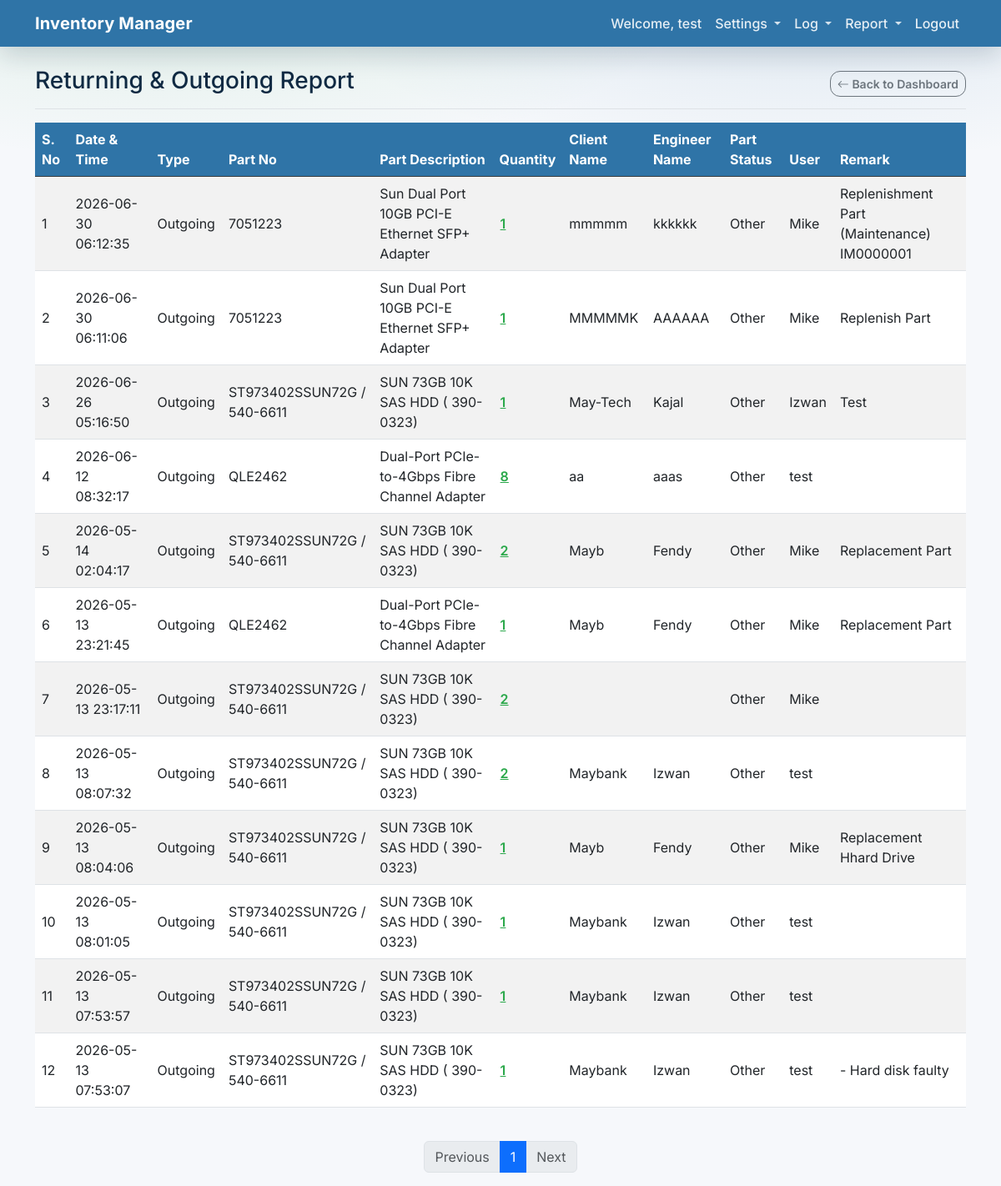
Screenshot of /movements (signed in) with the database file from the repository.
### app/models.py (models this page shows, shortened)
class User(Base):
    __tablename__ = "users"
    id = Column(Integer, primary_key=True, index=True)
    email = Column(String, unique=True, index=True)
    hashed_password = Column(String)
    full_name = Column(String, nullable=True)
    is_active = Column(Boolean, default=True)
    is_admin = Column(Boolean, default=False)

class SkuPart(Base):
    __tablename__ = "sku_parts"
    id = Column(Integer, primary_key=True, index=True)
    created_at = Column(DateTime(timezone=True), server_default=func.now())
    sku = Column(String, index=True)
    name = Column(String, index=True)
    description = Column(String, nullable=True)
    part_category = Column(String, nullable=True)
    rack_type = Column(String, nullable=True)
    tray_type = Column(String, nullable=True)
    platform = Column(String, nullable=True)
    criticality = Column(String, default="Medium")
    annual_demand = Column(Integer, default=0)
    items = relationship("PartItem", back_populates="sku_part", cascade="all, delete-orphan")
    meta = relationship("SkuPartMeta", back_populates="sku_part", uselist=False, cascade="all, delete-orphan")

### app/main.py (the view)
@app.get("/movements", response_class=HTMLResponse)
async def movements_report(
    request: Request,
    page: int = 1,
    limit: int = 20,
    type: str | None = None,
    db: Session = Depends(get_db),
):
    user = await auth.get_current_user_from_cookie(request, db)
    if not user:
        return RedirectResponse(url="/login?session_expired=true")
    if type == "returning":
        actions = ["RETURNING_PART"]
        include_prefix = None
        exclude_actions = None
        report_title = "Returning Log"
        report_type = "returning"
    elif type == "outgoing":
        actions = ["OUTGOING_PART"]
        include_prefix = None
        exclude_actions = None
        report_title = "Outgoing Log"
        report_type = "outgoing"
    else:
        actions = None
        include_prefix = None
        exclude_actions = None
        report_title = "Returning & Outgoing Report"
        report_type = None
    skip = (page - 1) * limit
    logs, total_count = crud.get_movement_logs(
        db,
        skip=skip,
        limit=limit,
        actions=actions,
        include_prefix=include_prefix,
        exclude_actions=exclude_actions,
    )
    total_pages = (total_count + limit - 1) // limit
    movements = []
    for log in logs:
        created_at = log.created_at
        created_at_str = created_at.strftime("%Y-%m-%d %H:%M:%S") if created_at else ""
        user_label = ""
        if log.user:
            user_label = log.user.full_name or log.user.email or ""
        part_no = log.part.sku if log.part else ""
        part_name = log.part.name if log.part else ""
        quantity = ""
        client_name = ""
        engineer_name = ""
        part_status = ""
        remark = ""
        serials = ""
        if log.description:
            segments = [s.strip() for s in log.description.split(";")]
            for seg in segments:
                if seg.lower().startswith("quantity:"):
                    quantity = seg.split(":", 1)[1].strip()
                elif seg.lower().startswith("client:"):
                    client_name = seg.split(":", 1)[1].strip()
                elif seg.lower().startswith("engineer:"):
                    engineer_name = seg.split(":", 1)[1].strip()
                elif seg.lower().startswith("status:"):
                    part_status = seg.split(":", 1)[1].strip()
                elif seg.lower().startswith("serial no:"):
                    serials = seg.split(":", 1)[1].strip()
                elif seg.lower().startswith("remark:"):
                    remark = seg.split(":", 1)[1].strip()
        movements.append(
            {
                "created_at": created_at_str,
                "action": log.action,
                "user": user_label,
                "part_no": part_no,
                "part_name": part_name,
                "quantity": quantity,
                "client_name": client_name,
                "engineer_name": engineer_name,
                "part_status": part_status,
                "remark": remark,
                "serials": serials,
            }
        )
    return templates.TemplateResponse(
        request,
        "movements.html",
        {
            "request": request,
            "user": user,
            "movements": movements,
            "page": page,
            "limit": limit,
            "total_pages": total_pages,
            "total_count": total_count,
            "report_title": report_title,
            "report_type": report_type,
        },
    )

### app/templates/movements.html (shortened to what this page needs)
{% extends "base.html" %}
{% block content %}
<div class="d-flex justify-content-between flex-wrap flex-md-nowrap align-items-center pb-2 mb-3 border-bottom">
    <h2 class="h3">{{ report_title }}</h2>
    <div class="btn-toolbar mb-2 mb-md-0 gap-2">
        <a href="/" class="btn btn-outline-secondary btn-sm">
            <i class="bi bi-arrow-left"></i> Back to Dashboard
        </a>
    </div>
</div>
<div class="table-responsive">
    <table class="table table-striped table-hover align-middle">
        <thead class="table-dark">
            <tr>
                <th scope="col">S. No</th>
                <th scope="col">Date &amp; Time</th>
                <th scope="col">Type</th>
                <th scope="col">Part No</th>
                <th scope="col">Part Description</th>
                <th scope="col">Quantity</th>
                <th scope="col">Client Name</th>
                <th scope="col">Engineer Name</th>
                {% if report_type != 'outgoing' %}
                <th scope="col">Part Status</th>
                {% endif %}
                <th scope="col">User</th>
                <th scope="col">Remark</th>
            </tr>
        </thead>
        <tbody>
            {% for m in movements %}
            <tr>
                <td>{{ (page - 1) * limit + loop.index }}</td>
                <td>{{ m.created_at }}</td>
                <td>
                    {% if m.action == 'OUTGOING_PART' %}
                    Outgoing
                    {% elif m.action == 'RETURNING_FAULTY' %}
                    Returning
                    {% elif m.action == 'RETURNING_PART' %}
                    Returning
                    {% else %}
                    {{ m.action }}
                    {% endif %}
                </td>
                <td>{{ m.part_no }}</td>
                <td>{{ m.part_name }}</td>
                <td>
                    {% if m.quantity %}
                    <button type="button"
                            class="btn btn-link p-0 movement-qty-btn"
                            data-bs-toggle="modal"
                            data-bs-target="#movementDetailModal"
                            data-datetime="{{ m.created_at }}"
                            data-action="{{ m.action }}"
                            data-part-no="{{ m.part_no }}"
                            data-part-name="{{ m.part_name }}"
                            data-quantity="{{ m.quantity }}"
                            data-serials="{{ m.serials }}"
                            data-client="{{ m.client_name }}"
                            data-engineer="{{ m.engineer_name }}"
                            data-status="{{ m.part_status }}"
                            data-user="{{ m.user }}"
                            data-remark="{{ m.remark }}">
                        {{ m.quantity }}
                    </button>
                    {% else %}
                    {{ m.quantity }}
                    {% endif %}
                </td>
                <td>{{ m.client_name }}</td>
                <td>{{ m.engineer_name }}</td>
                {% if report_type != 'outgoing' %}
                <td>{{ m.part_status }}</td>
                {% endif %}
                <td>{{ m.user }}</td>
                <td>{{ m.remark }}</td>
            </tr>
            {% else %}
            <tr>
                <td colspan="{% if report_type == 'outgoing' %}10{% else %}11{% endif %}" class="text-center py-4 text-muted">
                    No movements recorded yet.
                </td>
            </tr>
            {% endfor %}
        </tbody>
    </table>
</div>
<nav aria-label="Movements pagination" class="mt-4">
    <ul class="pagination justify-content-center">
        <li class="page-item {% if page == 1 %}disabled{% endif %}">
            <a class="page-link" href="/movements?page={{ page - 1 }}&limit={{ limit }}{% if report_type %}&type={{ report_type }}{% endif %}">Previous</a>
        </li>
        {% for p in range(1, total_pages + 1) %}
        <li class="page-item {% if p == page %}active{% endif %}">
            <a class="page-link" href="/movements?page={{ p }}&limit={{ limit }}{% if report_type %}&type={{ report_type }}{% endif %}">{{ p }}</a>
        </li>
        {% endfor %}
        <li class="page-item {% if page == total_pages %}disabled{% endif %}">
            <a class="page-link" href="/movements?page={{ page + 1 }}&limit={{ limit }}{% if report_type %}&type={{ report_type }}{% endif %}">Next</a>
        </li>
    </ul>
</nav>
{% endblock %}

### app/templates/base.html (shortened to what this page needs)
<!DOCTYPE html>
<html lang="en">
<head>
    <link href="https://cdn.jsdelivr.net/npm/bootstrap@5.3.0/dist/css/bootstrap.min.css" rel="stylesheet">
    <link rel="stylesheet" href="https://cdn.jsdelivr.net/npm/bootstrap-icons@1.11.0/font/bootstrap-icons.css">
    <link rel="stylesheet" href="https://cdn.jsdelivr.net/npm/ag-grid-community/styles/ag-grid.css">
</head>
<body>
    {% block body_content %}
    <nav class="navbar navbar-expand-lg navbar-dark bg-primary mb-4">
        <div class="container">
            <a class="navbar-brand" href="/">Inventory Manager</a>
            <div class="collapse navbar-collapse" id="navbarNav">
                <ul class="navbar-nav ms-auto">
                    {% if user %}
                    <li class="nav-item">
                        <span class="nav-link text-white">Welcome, {{ user.full_name or user.email }}</span>
                    </li>
                    <li class="nav-item dropdown">
                        <a class="nav-link dropdown-toggle" href="#" id="settingsDropdown" role="button" data-bs-toggle="dropdown" aria-expanded="false">
                            Settings
                        </a>
                    </li>
                    <li class="nav-item dropdown">
                        <a class="nav-link dropdown-toggle" href="#" id="logDropdown" role="button" data-bs-toggle="dropdown" aria-expanded="false">
                            Log
                        </a>
                    </li>
                    <li class="nav-item dropdown">
                        <a class="nav-link dropdown-toggle" href="#" id="reportDropdown" role="button" data-bs-toggle="dropdown" aria-expanded="false">
                            Report
                        </a>
                    </li>
                    <li class="nav-item">
                        <a class="nav-link" href="/logout">Logout</a>
                    </li>
                    {% endif %}
                </ul>
            </div>
        </div>
    </nav>
    <div class="container">
        {% block content %}{% endblock %}
    </div>
    {% endblock %}
</body>
</html>

### app/templates/base.html (style rules this page uses)
:root { --bb-navy: #2f74a7; --bb-navy-hover: #275f88; --bb-teal: #2aa84a; --bb-teal-hover: #228a3d; --bb-bg: #f6f8fb; --bb-surface: #ffffff; --bb-border: #e6edf5; --bb-text: #102a43; --bb-muted: #6b7a90; --bs-primary: var(--bb-navy); --bs-link-color: var(--bb-teal); --bs-link-hover-color: var(--bb-teal-hover); --bs-body-font-family: Inter, system-ui, -apple-system, "Segoe UI", Roboto, "Helvetica Neue", Arial, "Noto Sans", "Liberation Sans", sans-serif; }
body { background: radial-gradient(900px 300px at 20% 0%, rgba(42, 168, 74, 0.10), rgba(42, 168, 74, 0.0) 65%), radial-gradient(900px 300px at 80% 0%, rgba(47, 116, 167, 0.12), rgba(47, 116, 167, 0.0) 65%), var(--bb-bg); color: var(--bb-text); }
.navbar.bg-primary { background-color: var(--bb-navy) !important; box-shadow: 0 10px 30px rgba(16, 42, 67, 0.18); }
.navbar-brand { font-weight: 700; letter-spacing: 0.2px; }
.nav-link { font-weight: 500; }
.navbar .nav-link { color: rgba(255, 255, 255, 0.88) !important; }
.navbar .dropdown-toggle::after { opacity: 0.9; }
.btn { border-radius: 12px; font-weight: 600; }
.table-dark { --bs-table-bg: var(--bb-navy); --bs-table-striped-bg: rgba(255, 255, 255, 0.04); --bs-table-striped-color: #ffffff; --bs-table-color: #ffffff; }

### rows the page displays
User: full_name "test", index "3", created_at "2026-06-26 05:16:50", part_no "ST973402SSUN72G / 540-6611", part_name "SUN 73GB 10K SAS HDD ( 390-0323)", quantity "1", client_name "May-Tech", engineer_name "Kajal", part_status "Other", user "Izwan", remark "Test", user "test"
SkuPart: part_no "7051223" "7051223", part_name "Sun Dual Port 10GB PCI-E Ethernet SFP+ Adapter" "Sun Dual Port 10GB PCI-E Ethernet SFP+ Adapter"
User: user "Mike" "Mike" "Mike" "Mike" "Mike" "Mike"
SkuPart: part_no "QLE2462" "QLE2462", part_name "Dual-Port PCIe-to-4Gbps Fibre Channel Adapter" "Dual-Port PCIe-to-4Gbps Fibre Channel Adapter"
SkuPart: part_no "ST973402SSUN72G / 540-6611" "ST973402SSUN72G / 540-6611" "ST973402SSUN72G / 540-6611", part_name "SUN 73GB 10K SAS HDD ( 390-0323)" "SUN 73GB 10K SAS HDD ( 390-0323)" "SUN 73GB 10K SAS HDD ( 390-0323)"
User: index "8", created_at "2026-05-13 08:07:32", part_no "ST973402SSUN72G / 540-6611", part_name "SUN 73GB 10K SAS HDD ( 390-0323)", quantity "2", client_name "Maybank", engineer_name "Izwan", part_status "Other", user "test", index "10", created_at "2026-05-13 08:01:05", quantity "1", index "11", created_at "2026-05-13 07:53:57", index "12", created_at "2026-05-13 07:53:07", remark "- Hard disk faulty"

### other values shown
{{ report_title }} "Returning & Outgoing Report"
{{ (page - 1) * limit + loop.index }} "1" "2" "4" "5" "6" "7" "9"
{{ m.created_at }} "2026-06-30 06:12:35" "2026-06-30 06:11:06" "2026-06-12 08:32:17" "2026-05-14 02:04:17" "2026-05-13 23:21:45" "2026-05-13 23:17:11" "2026-05-13 08:04:06"
{{ m.quantity }} "1" "1" "8" "2" "1" "2" "1"
{{ m.client_name }} "mmmmm" "MMMMMK" "aa" "Mayb" "Mayb" "Mayb"
{{ m.engineer_name }} "kkkkkk" "AAAAAA" "aaas" "Fendy" "Fendy" "Fendy"
{{ m.part_status }} "Other" "Other" "Other" "Other" "Other" "Other" "Other"
{{ m.remark }} "Replenishment Part (Maintenance) IM0000001" "Replenish Part" "Replacement Part" "Replacement Part" "Replacement Hhard Drive"
{{ p }} "1"
